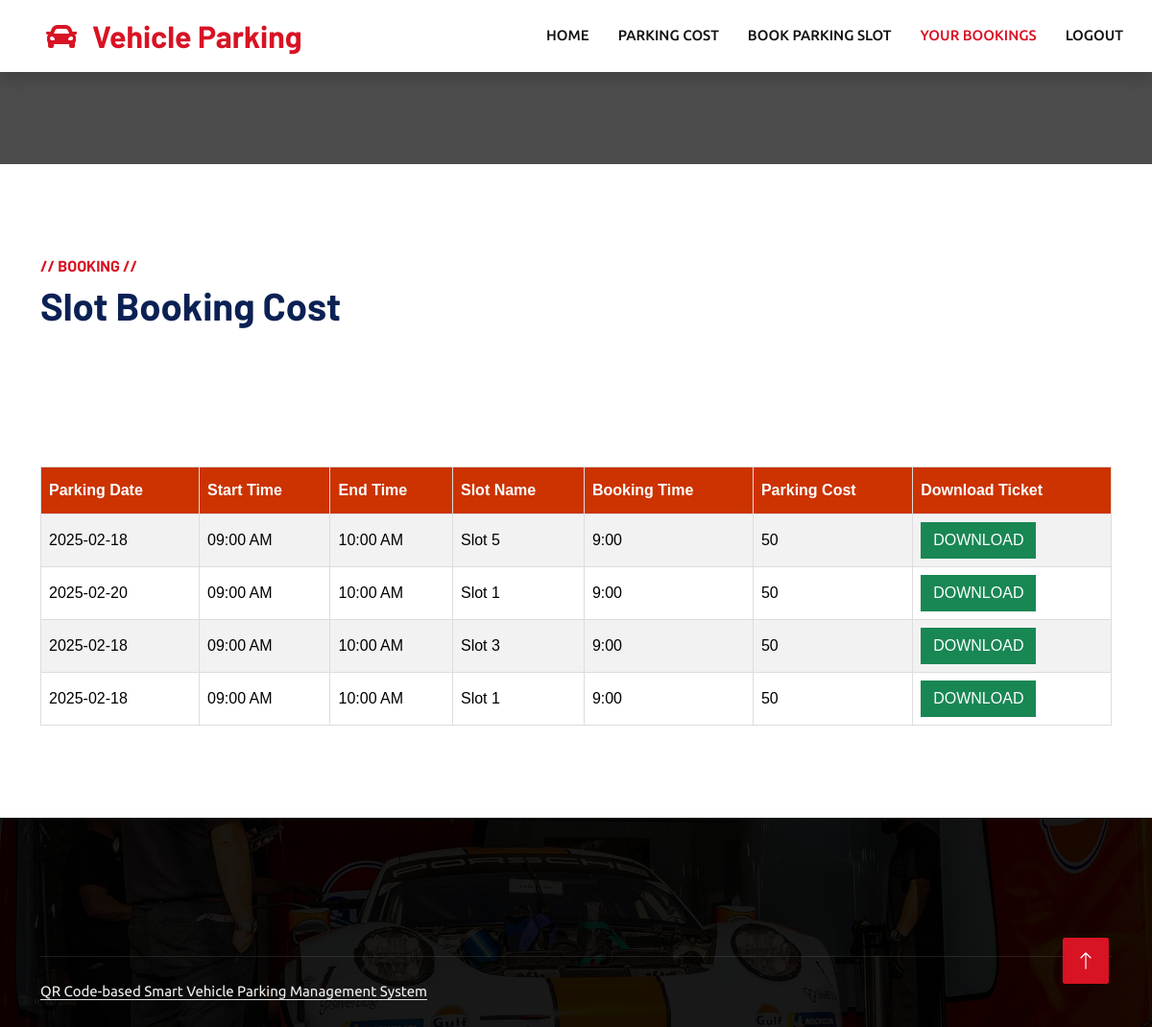
The page /web/your_bookings.php (signed in) on the database its author committed.
### tables this page shows
CREATE TABLE `slot_booking` (
  `id` int(10) UNSIGNED NOT NULL,
  `uname` varchar(45) NOT NULL,
  `uid` varchar(45) NOT NULL,
  `pdate` varchar(45) NOT NULL,
  `stime` varchar(45) NOT NULL,
  `phrs` varchar(45) NOT NULL,
  `umail` varchar(45) NOT NULL,
  `slot_name` varchar(45) NOT NULL,
  `time` varchar(45) NOT NULL,
  `endtime` varchar(45) NOT NULL,
  `pcost` varchar(45) NOT NULL,
  `image_data` longblob DEFAULT NULL,
  `codeval` varchar(45) DEFAULT NULL,
  `ustatus` varchar(45) NOT NULL DEFAULT 'No',
  `qr_code` longblob DEFAULT NULL
);

### web/your_bookings.php (the view, shortened to what this page needs)
<?php
$conn = SQLConnection::getConnection();
$uid = $_SESSION["uid"];
try {
    $query = "SELECT * FROM slot_booking WHERE uid = :uid AND ustatus='No' ORDER BY id DESC";
    $stmt = $conn->prepare($query);
    $stmt->bindParam(":uid", $uid, PDO::PARAM_INT);
    $stmt->execute();
    $result = $stmt->fetchAll(PDO::FETCH_ASSOC);
} catch (PDOException $e) {
    die("Query failed: " . $e->getMessage());
}
function formatTimeAMPM($time) {
    return date("h:i A", strtotime($time));
}
?>
<!DOCTYPE html>
<html lang="en">
<head>
    <link href="https://cdnjs.cloudflare.com/ajax/libs/font-awesome/5.10.0/css/all.min.css" rel="stylesheet">
    <link href="https://cdn.jsdelivr.net/npm/bootstrap-icons@1.4.1/font/bootstrap-icons.css" rel="stylesheet">
    <link href="lib/animate/animate.min.css" rel="stylesheet">
    <link href="lib/owlcarousel/assets/owl.carousel.min.css" rel="stylesheet">
    <link href="lib/tempusdominus/css/tempusdominus-bootstrap-4.min.css" rel="stylesheet" />
    <link href="css/bootstrap.min.css" rel="stylesheet">
    <link href="css/style.css" rel="stylesheet">
    <link href="css/table.css" rel="stylesheet">
</head>
<body>
    <nav class="navbar navbar-expand-lg bg-white navbar-light shadow sticky-top p-0">
        <a href="#" class="navbar-brand d-flex align-items-center px-4 px-lg-5">
            <h2 class="m-0 text-primary"><i class="fa fa-car me-3"></i>Vehicle Parking</h2>
        </a>
        <div class="collapse navbar-collapse" id="navbarCollapse">
            <div class="navbar-nav ms-auto p-4 p-lg-0">
                <a href="UserHome.php" class="nav-item nav-link">Home</a>
                <a href="parking_cost1.php" class="nav-item nav-link">Parking Cost</a>
                <a href="Book_parking.php" class="nav-item nav-link">Book Parking Slot</a>
                <a href="your_bookings.php" class="nav-item nav-link active">Your Bookings</a>
                <a href="logout.php" class="nav-item nav-link">Logout</a>
            </div>
        </div>
    </nav>
    <div class="container-fluid page-header mb-5 p-0">
        <div class="container-fluid page-header-inner py-5">
        </div>
    </div>
    <div class="container-xxl py-5 wow fadeInUp" data-wow-delay="0.1s">
        <div class="container">
            <div class="row g-4">
                <div class="col-lg-8 col-md-6">
                    <h6 class="text-primary text-uppercase">// Booking //</h6>
                    <h1 class="mb-4">Slot Booking Cost</h1>
                    <br><br><br><br>
                </div>
                <div class="col-lg-12">
                    <table id="naresh">
                        <tr>
                            <th>Parking Date</th>
                            <th>Start Time</th>
                            <th>End Time</th>
                            <th>Slot Name</th>
                            <th>Booking Time</th>
                            <th>Parking Cost</th>
                            <th>Download Ticket</th>
                        </tr>
                        <?php foreach ($result as $row): ?>
        <tr>
            <td><?= htmlspecialchars($row["pdate"]) ?></td>
            <td><?= formatTimeAMPM($row["stime"]) ?></td>
            <td><?= formatTimeAMPM($row["endtime"]) ?></td>
            <td><?= htmlspecialchars($row["slot_name"]) ?></td>
            <td><?= htmlspecialchars($row["time"]) ?></td>
            <td><?= htmlspecialchars($row["pcost"]) ?></td>
            <td><a href="DownloadTicket.php?reqid=<?= $row["id"] ?>" class="btn btn-success" style="color: white">Download</a></td>
        </tr>
    <?php endforeach; ?>
</table>
                </div>
            </div>
        </div>
    </div>
    <div class="container-fluid bg-dark text-light footer pt-5 mt-5 wow fadeIn" data-wow-delay="0.1s">
        <div class="container py-5">
            <div class="row g-5">
            </div>
        </div>
        <div class="container">
            <div class="copyright">
                <div class="row">
                    <div class="col-md-6 text-center text-md-start mb-3 mb-md-0">
                        <a class="border-bottom" href="#">QR Code-based Smart Vehicle Parking Management System</a>
                    </div>
                    <div class="col-md-6 text-center text-md-end"></div>
                </div>
            </div>
        </div>
    </div>
    <a href="#" class="btn btn-lg btn-primary btn-lg-square back-to-top"><i class="bi bi-arrow-up"></i></a>
</body>
</html>

### web/css/style.css (style rules this page uses)
:root { --primary: #D81324; --secondary: #0B2154; --light: #F2F2F2; --dark: #111111; }
.back-to-top { position: fixed; display: none; right: 45px; bottom: 45px; z-index: 99; }
.btn { font-weight: 500; text-transform: uppercase; transition: .5s; }
.btn.btn-primary, .btn.btn-secondary { color: #FFFFFF; }
.btn-lg-square { width: 48px; height: 48px; }
.btn-square, .btn-sm-square, .btn-lg-square { padding: 0; display: flex; align-items: center; justify-content: center; font-weight: normal; border-radius: 2px; }
.navbar-light .navbar-nav .nav-link { margin-right: 30px; padding: 25px 0; color: #FFFFFF; font-size: 15px; text-transform: uppercase; outline: none; }
.navbar-light .navbar-nav .nav-link:hover, .navbar-light .navbar-nav .nav-link.active { color: var(--primary); }
.navbar-light .navbar-brand, .navbar-light a.btn { height: 75px; }
.navbar-light .navbar-nav .nav-link { color: var(--dark); font-weight: 500; }
.navbar-light.sticky-top { top: -100px; transition: .5s; }
.page-header { background-position: center center; background-repeat: no-repeat; background-size: cover; }
.page-header-inner { background: rgba(0, 0, 0, .7); }
.footer { background: linear-gradient(rgba(0, 0, 0, .9), rgba(0, 0, 0, .9)), url(../img/carousel-bg-1.jpg) center center no-repeat; background-size: cover; }
.footer .copyright { padding: 25px 0; font-size: 15px; border-top: 1px solid rgba(256, 256, 256, .1); }
.footer .copyright a { color: var(--light); }

### web/css/table.css (style rules this page uses)
#naresh { font-family: Arial, Helvetica, sans-serif; border-collapse: collapse; width: 100%; }
#naresh td, #naresh th { border: 1px solid #ddd; padding: 8px; color: black; }
#naresh tr:nth-child(even) { background-color: #f2f2f2; }
#naresh th { padding-top: 12px; padding-bottom: 12px; text-align: left; background-color:#cc3300; color: white; }

### rows shown on the page
slot_booking: pdate "2025-02-18", stime "09:00 AM", endtime "10:00 AM", slot_name "Slot 5", time "9:00", pcost "50"
slot_booking: pdate "2025-02-20", stime "09:00 AM", endtime "10:00 AM", slot_name "Slot 1", time "9:00", pcost "50"
slot_booking: pdate "2025-02-18", stime "09:00 AM", endtime "10:00 AM", slot_name "Slot 3", time "9:00", pcost "50"
slot_booking: pdate "2025-02-18", stime "09:00 AM", endtime "10:00 AM", slot_name "Slot 1", time "9:00", pcost "50"
